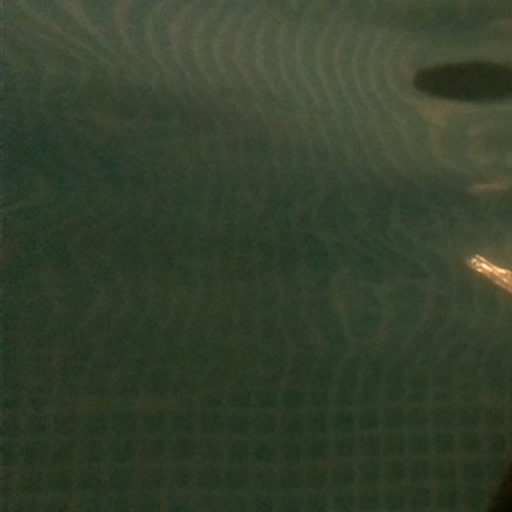
#> input picture playground/images/pool_image_copy.png, 512 x 512 px
$ python fourier_transform.py   (Python 2 division)
#> lines starting #> are read from the running program, lines starting #| are printed output that depends on the picture
import os
import numpy as np
import cv2 as cv
from matplotlib import pyplot as plt

script_path = os.path.dirname(os.path.realpath(__file__))
img_path = os.path.join(script_path, 'images/pool_image_copy.png')
img = cv.imread(img_path, 0)
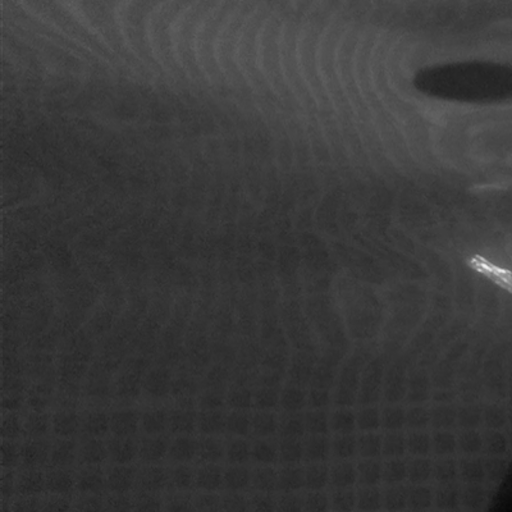
#> img: shape (512, 512); min 5, max 241, mean 58.1
dft = cv.dft(np.float32(img),flags = cv.DFT_COMPLEX_OUTPUT)
dft_shift = np.fft.fftshift(dft)
magnitude_spectrum = 20*np.log(cv.magnitude(dft_shift[:,:,0],dft_shift[:,:,1]))
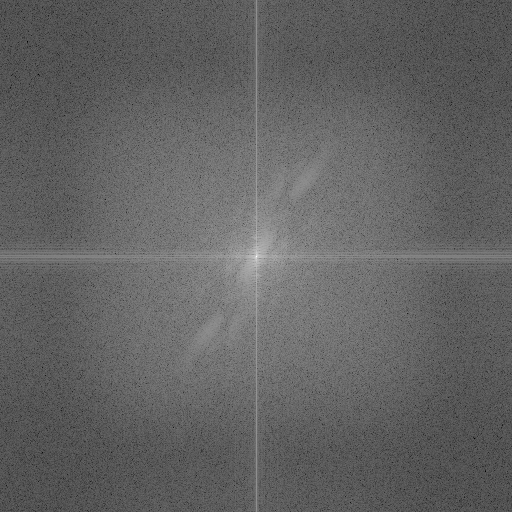
#> magnitude_spectrum: shape (512, 512) float32; min -14.69, max 330.8, mean 119.3; drawn with min black and max white

rows, cols = img.shape
#> rows = 512; cols = 512
crow, ccol = rows/2, cols/2
#> crow = 256; ccol = 256
# create a mask first, center square is 1, remaining all zeros
mask = np.zeros((rows,cols,2), np.uint8)
mask[crow-30:crow+30, ccol-30:ccol+30] = 1
# apply mask and inverse DFT
fshift = dft_shift*mask
f_ishift = np.fft.ifftshift(fshift)
img_back = cv.idft(f_ishift)
img_back = cv.magnitude(img_back[:,:,0], img_back[:,:,1])
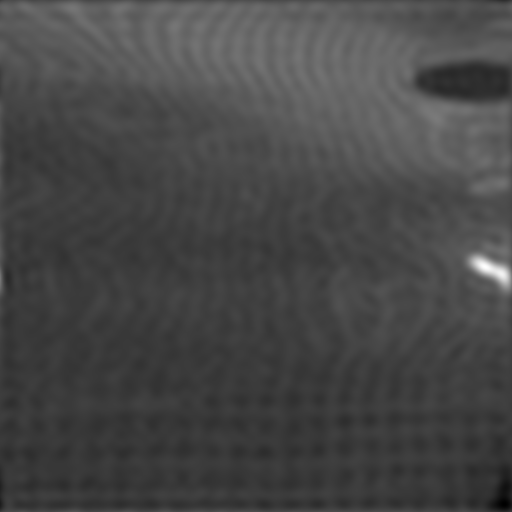
#> img_back: shape (512, 512) float32; min 1566537.4, max 50347928, mean 15221552; drawn with min black and max white

output_img_path = os.path.join(script_path, 'images/ouput.png')
cv.imwrite(output_img_path, img_back)

plt.subplot(121),plt.imshow(img, cmap = 'gray')
plt.title('Input Image'), plt.xticks([]), plt.yticks([])
plt.subplot(122),plt.imshow(img_back, cmap = 'gray')
plt.title('Magnitude Spectrum'), plt.xticks([]), plt.yticks([])

plt.show()
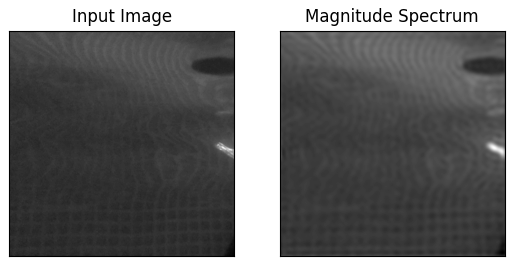
#> figure drawn by matplotlib, 2 panels

$ run again, with playground/images/pool_bg.png copied over playground/images/pool_image_copy.png
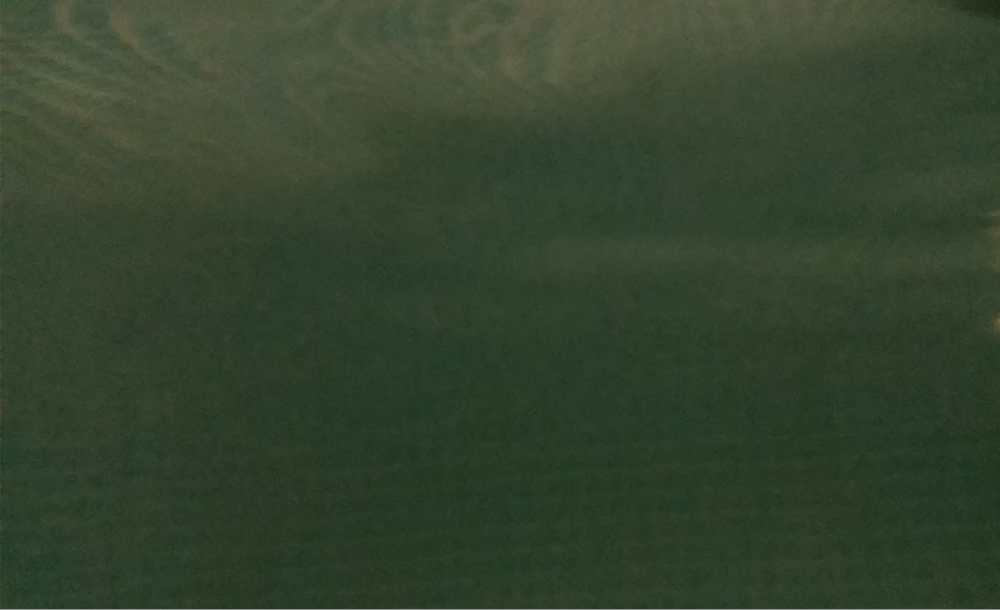
#> input picture playground/images/pool_bg.png, 1000 x 610 px, shrunk from 2362 x 1440 before the run
#> `img_back = cv.magnitude(img_back[:,:,0], img_back[:,:,1])`:
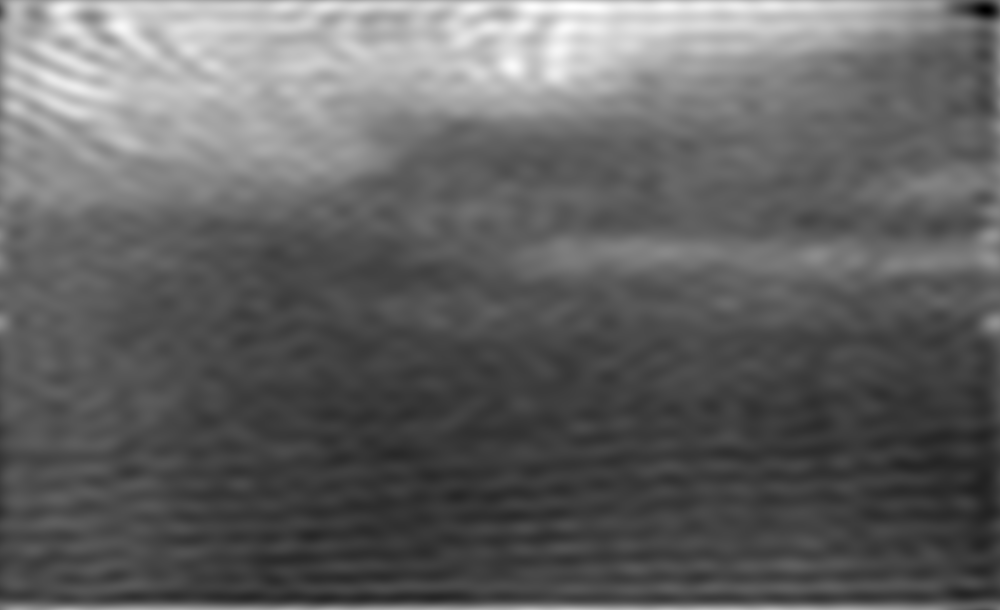
#> img_back: shape (610, 1000) float32; min 22392330, max 58310420, mean 36378256; drawn with min black and max white
#> `plt.show()`:
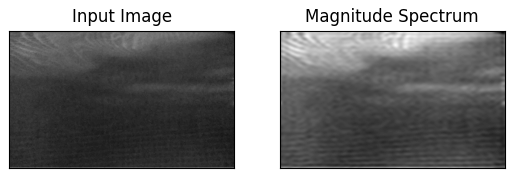
#> figure drawn by matplotlib, 2 panels

$ run again, with playground/images/pool_image.png copied over playground/images/pool_image_copy.png
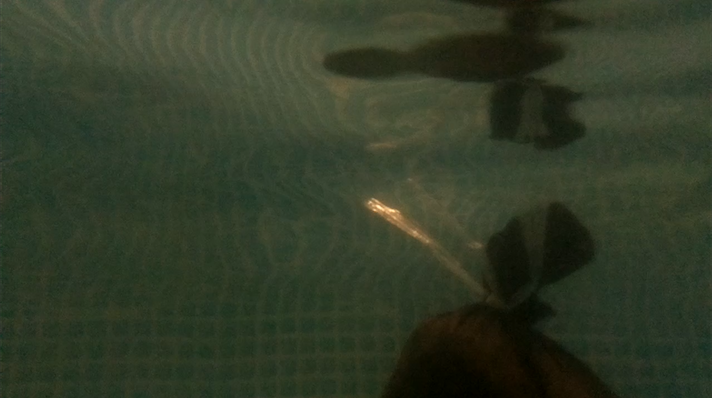
#> input picture playground/images/pool_image.png, 712 x 398 px
#> `img_back = cv.magnitude(img_back[:,:,0], img_back[:,:,1])`:
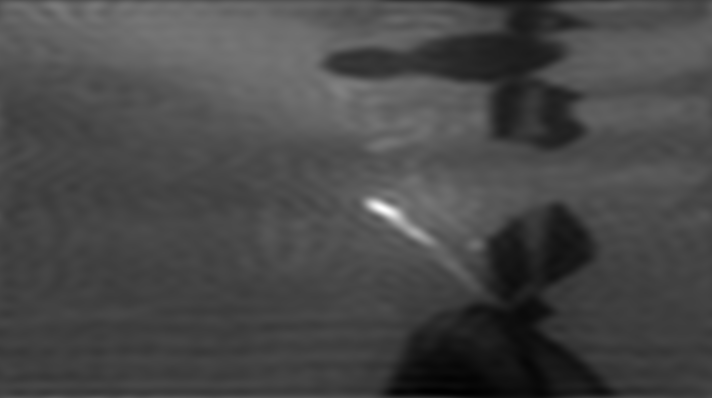
#> img_back: shape (398, 712) float32; min 112274.1, max 52990252, mean 15147763; drawn with min black and max white
#> `plt.show()`:
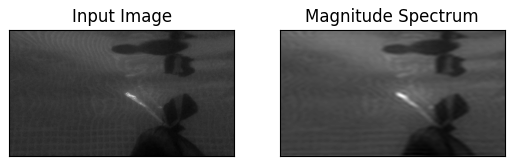
#> figure drawn by matplotlib, 2 panels
